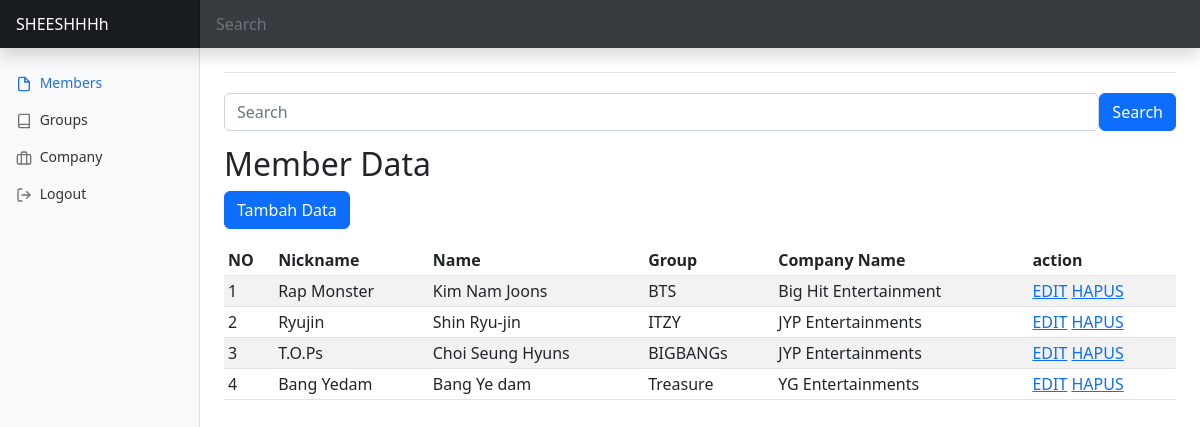
The app's page /admin/members/index.php (signed in) with its own data.
### tables this page shows
CREATE TABLE `members` (
  `id_members` int(11) NOT NULL,
  `nickname` varchar(255) NOT NULL,
  `name` varchar(255) NOT NULL,
  `group_name` varchar(255) NOT NULL,
  `company_name` varchar(255) NOT NULL
);

### admin/members/index.php (the view, shortened to what this page needs)
<html lang="en">
<head>
    <link rel="stylesheet" href="https://cdn.jsdelivr.net/npm/bootstrap@5.2.0-beta1/dist/css/bootstrap.min.css">
    <link href="./../../css/dashboard.css" rel="stylesheet">
</head>
<body>
    <header class="navbar navbar-dark sticky-top bg-dark flex-md-nowrap p-0 shadow">
        <a class="navbar-brand col-md-3 col-lg-2 me-0 px-3 fs-6" href="#">SHEESHHHh</a>
        <input class="form-control form-control-dark w-100 rounded-0 border-0" type="text" placeholder="Search" aria-label="Search">
    </header>
    <div class="container-fluid">
        <div class="row">
            <nav id="sidebarMenu" class="col-md-3 col-lg-2 d-md-block bg-light sidebar collapse">
                <div class="position-sticky pt-3">
                    <ul class="nav flex-column">
                        <li class="nav-item">
                            <a class="nav-link active" href="index.php">
                                <span data-feather="file" class="align-text-bottom"></span>
                                Members
                            </a>
                        </li>
                        <li class="nav-item">
                            <a class="nav-link" href="../groups/index.php">
                                <span data-feather="book" class="align-text-bottom"></span>
                                Groups
                            </a>
                        </li>
                        <li class="nav-item">
                            <a class="nav-link" href="../owners/index.php">
                                <span data-feather="briefcase" class="align-text-bottom active"></span>
                                Company
                            </a>
                        </li>
                        <li class="nav-item">
                            <a class="nav-link" href="../logout.php">
                                <span data-feather="log-out" class="align-text-bottom active"></span>
                                Logout
                            </a>
                        </li>
                    </ul>
                </div>
            </nav>
            <main class="col-md-9 ms-sm-auto col-lg-10 px-md-4">
                <div class="d-flex justify-content-between flex-wrap flex-md-nowrap align-items-center pt-3 pb-2 mb-3 border-bottom">
                </div>
                <form class="d-flex" role="search" method="GET" action="index.php">
                    <input class="form-control mt-1 form-control-white" type="text" value="<?php if (isset($_GET['search'])) {
                                                                                                echo $_GET['search'];
                                                                                            } ?>" placeholder="Search" name="search">
                    <button class="btn btn-primary mt-1" type="submit">Search</button>
                </form>
                <h2>Member Data</h2>
                <button type="button" class="btn btn-primary mb-3" data-bs-toggle="modal" data-bs-target="#staticBackdrop">
                    Tambah Data
                </button>
                <div class="table-responsive">
                    <table class="table table-striped table-sm">
                        <thead>
                            <tr>
                                <th scope="col">NO</th>
                                <th scope="col">Nickname</th>
                                <th scope="col">Name</th>
                                <th scope="col">Group</th>
                                <th scope="col">Company Name</th>
                                <th scope="col">action</th>
                            </tr>
                        </thead>
                        <tbody>
                            <?php
                            include '../../connection.php';
                            $no = 1;
                            if (isset($_GET['search'])) {
                                $search = $_GET['search'];
                                $query = "select * from members where nickname like '%" . $search . "%' OR name like '%" . $search . "%' OR group_name like '%" . $search . "%' OR company_name like '%" . $search . "%' ORDER BY id_members ASC";
                            } else {
                                $query = "SELECT * FROM members ORDER BY id_members ASC";
                            }
                            $data = mysqli_query($mysqli, $query);
                            while ($d = mysqli_fetch_array($data)) {
                            ?>
                                <tr>
                                    <td><?= $no++; ?></td>
                                    <td><?= $d['nickname']; ?></td>
                                    <td><?= $d['name']; ?></td>
                                    <td><?= $d['group_name']; ?></td>
                                    <td><?= $d['company_name']; ?></td>
                                    <td>
                                        <a href="#" data-bs-toggle="modal" data-bs-target="#staticBackdropEdit<?php echo $d['id_members']; ?>">EDIT</a>
                                                        <?php
                                                        include '../../connection.php';
                                                        $id = $d['id_members'];
                                                        $query_edit  = mysqli_query($mysqli, "select * from members where id_members='$id'");
                                                        ?>
                                        <a href="delete.php?id_members=<?= $d['id_members']; ?>" onclick="return confirm('Are you sure ?')">HAPUS</a>
                                    </td>
                                </tr>
                            <?php
                            }
                            ?>
                        </tbody>
                    </table>
                </div>
            </main>
        </div>
    </div>
</body>
</html>

### css/dashboard.css (style rules this page uses)
body { font-size: .875rem; }
.feather { width: 16px; height: 16px; }
.sidebar { position: fixed; top: 0; bottom: 0; left: 0; z-index: 100; padding: 48px 0 0; box-shadow: inset -1px 0 0 rgba(0, 0, 0, .1); }
.sidebar .nav-link { font-weight: 500; color: #333; }
.sidebar .nav-link .feather { margin-right: 4px; color: #727272; }
.sidebar .nav-link.active { color: #2470dc; }
.sidebar .nav-link:hover .feather, .sidebar .nav-link.active .feather { color: inherit; }
.navbar-brand { padding-top: .75rem; padding-bottom: .75rem; background-color: rgba(0, 0, 0, .25); box-shadow: inset -1px 0 0 rgba(0, 0, 0, .25); }
.navbar .form-control { padding: .75rem 1rem; }
.form-control-dark { color: #fff; background-color: rgba(255, 255, 255, .1); border-color: rgba(255, 255, 255, .1); }

### records on screen
members: nickname "Rap Monster", name "Kim Nam Joons", group_name "BTS", company_name "Big Hit Entertainment"
members: nickname "Ryujin", name "Shin Ryu-jin", group_name "ITZY", company_name "JYP Entertainments"
members: nickname "T.O.Ps", name "Choi Seung Hyuns", group_name "BIGBANGs", company_name "JYP Entertainments"
members: nickname "Bang Yedam", name "Bang Ye dam", group_name "Treasure", company_name "YG Entertainments"
